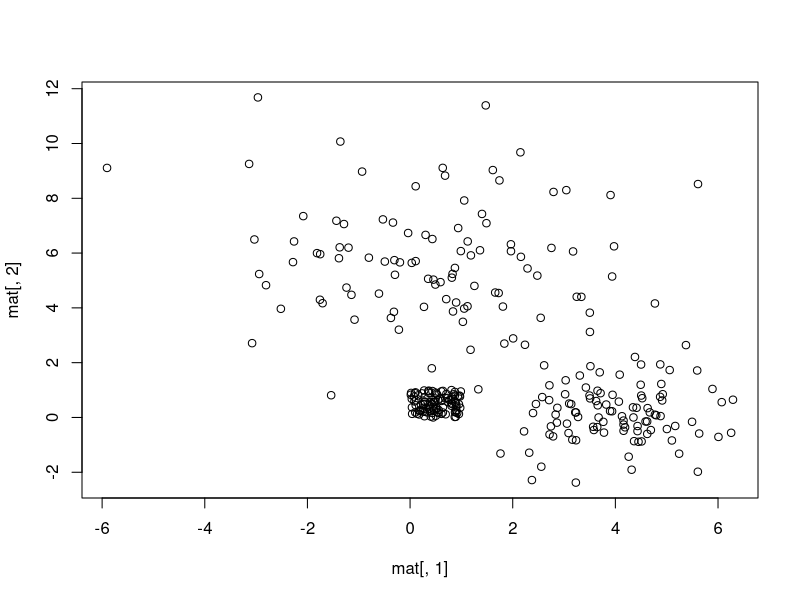

Write R code to recreate this figure. (Note: this script raises an error after producing the figure.)
#Guizani Ghofrane
#Roure Bastien

#TP3 

#generation des matrices

generationTabunif<- function(m,mini,maxi){
  mat <- matrix(nrow=m, ncol=2)
  for (i in 1:m) {
    mat[i,1]=runif(1,mini,maxi)
    mat[i,2]=runif(1,mini,maxi)
    
  }
  return (mat) ;
}

T1=generationTabunif(100,0,1)
#plot(T1[,1],T[,2])

generationTabGauss<- function(m,moyenx,moyeny,variance){
  mat <- matrix(nrow=m, ncol=2)
  for (i in 1:m) {
    mat[i,1]=rnorm(1,moyenx,variance)
    mat[i,2]=rnorm(1,moyeny,variance)
    
  }
  return (mat) ;
}

T2=generationTabGauss(100,4,0,1)
#plot(T2[,1],T2[,2])

T3=generationTabGauss(100,0.5,6,2)
#plot(T3[,1],T3[,2])


copy<-function(m,T1,T2,T3){
  mat <- matrix(nrow=3*m, ncol=2)
  for (i in 1:m) {
    mat[i,1]=T1[i,1]
    mat[i,2]=T1[i,2]
  }
  for (i in 1:m) {
    mat[m+i,1]=T2[i,1]
    mat[m+i,2]=T2[i,2]
  }
  for (i in 1:m) {
    mat[2*m+i,1]=T3[i,1]
    mat[2*m+i,2]=T3[i,2]
  }
  return(mat)
}

mat<-copy(100,T1,T2,T3)
plot(mat[,1],mat[,2])
#¢lassification non supervisée 

classnonsup<-function(m,mat){
  d=matrix(nrow = m, ncol = m )
  d=dist(mat, method = "euclidean", diag = FALSE, upper = FALSE, p = 2)
  return (d)
  
}

classnonsup(300,mat)

ex2 <- function(nuage, K){
  count = 1
  m = nrow(nuage)
  #C = diag(m)
  C <- diag(nrow = m, ncol = m)
  D = matrix(numeric(0),m,m)
  for (i in 1:m){
    for(j in 1:m){
      D[j,i] = sqrt((nuage[i,1]-nuage[j,1])^2 + (nuage[i,2]-nuage[j,2])^2)
    }
  }
  while (count <= m-K){
    cntmin = D[2,1]
    pi = 2
    pj = 1
    for(i in 2:(m-count-1)){
      for(j in 1:(i-1)){
        if(D[i,j] < cntmin){
          cntmin = D[i,j]
          pi = i
          pj = j
        }
      }
    }
    C[pj,] = C[pj,] + C[pi,]
    
    for(i in 1:m-count+1){
      nitmp = nuage[C[i,]==1,]
      gitmp = c(mean(nitmp$X),mean(nitmp$Y))
      dtmp = sqrt((gtmp[1]-gitmp[1])^2 + (gtmp[2]-gitmp[2])^2)
      if(i < pj){
        D[pj, i] = dtmp
      } else {
        D[i, pj] = dtmp
      }
    }
    C = C[-pi,]
    ntmp = nuage[C[pj,]==1,]
    gtmp = c(mean(ntmp$X), mean(ntmp$Y))
    D = D[-pi,]
    D = D[,-pi]
    count = count+1
  }
  return(t(C))
}

names(mat) <- c("X", "Y")
mat <- as.data.frame(mat)
C = ex2(mat,3)
D = dist(nuage, method = "euclidean")
AscHierarchique = hclust(D, method="complete")
plot(AscHierarchique, cex=0.6, hang=-1)
cluster = cutree(AscHierarchique, 3)




# affichage du cluster
plot(cluster)

# justifier le choix du nombre de classes# diagramme inertie en fonction du nombre de classes pour 

inertie <- sort(AscHierarchique$height, decreasing = TRUE)
plot(inertie[1:20], type = "s", xlab = "Nombre de classes", ylab = "Inertie")
points(c(2, 4, 5), inertieD[c(2, 4, 5)], col = c("green3", "red3", 
                                                 "blue3"), cex = 2, lwd = 3)


plot(AscHierarchique, labels = FALSE, main = "Partition en 2, 4 ou 5 classes", 
     xlab = "", ylab = "", sub = "", axes = FALSE, hang = -1)
rect.hclust(AscHierarchique, 2, border = "green3")
rect.hclust(AscHierarchique, 4, border = "red3")
rect.hclust(AscHierarchique, 5, border = "blue3")

# autre fonction de calcul des barycentres
barycentre2 <- function(dfxy, fac, wt = rep(1, length(fac))){
  fun1 <- function(cl) {
    n <- length(cl)
    cl <- as.factor(cl)
    x <- matrix(0, n, length(levels(cl)))
    x[(1:n) + n * (unclass(cl) - 1)] <- 1
    dimnames(x) <- list(names(cl), levels(cl))
    data.frame(x)
  }
    
  dfxy <- data.frame(dfxy)
  h=fun1(fac)
  dfdistri <- h * wt
  w1 <- unlist(lapply(dfdistri, sum))
  dfdistri <- t(t(dfdistri)/w1)
  coo2 <- t(dfdistri) %*% as.matrix(dfxy)
  rownames(coo2) <- levels(fac)
  coo2
}

ba1 <- barycentre2(matrice, cluster)

# la distance entre le barycentre du nuage de points et les barycentres des classes :
db1 <- (t(ba1)-colMeans(matrice))^2
db1 <- colSums(db1)

# multiplier par le nombre d'individus par groupe :
db1 <- db1*table(cluster)
db1
# l'inertie inter (%de l'inertie totale) :
iner.inter <- sum(db1)/sum((t(matrice)-colMeans(matrice))^2)
iner.inter

# inertie intra :
iner.intra <- 1-iner.inter
iner.intra




